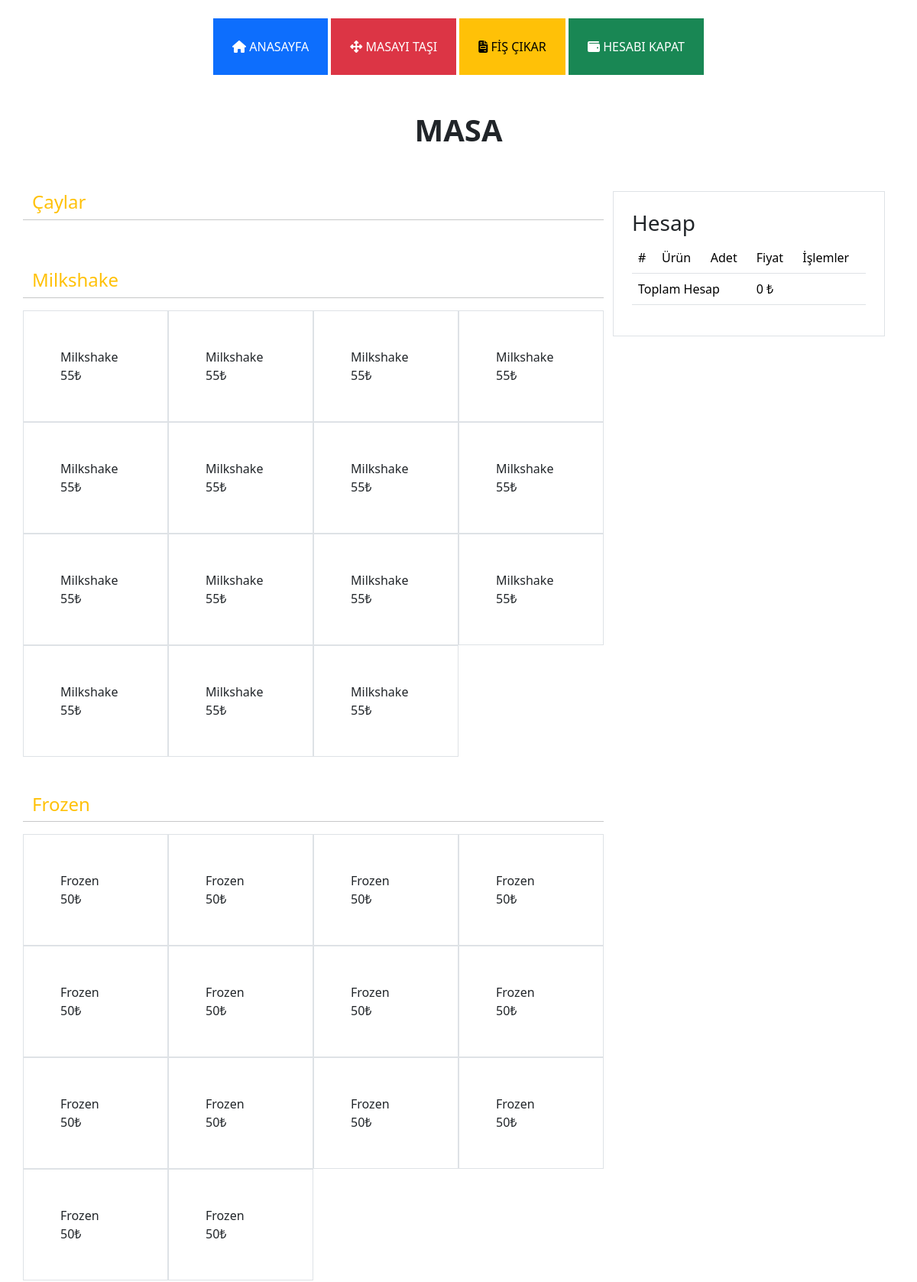
Screenshot of /interface/detail.php (upper part) with the database file from the repository.
### tables this page shows
CREATE TABLE `category` (
  `id` int(11) NOT NULL,
  `name` varchar(255) NOT NULL,
  `description` varchar(255) NOT NULL,
  `image` varchar(500) NOT NULL,
  `status` int(11) DEFAULT 1,
  `sira` int(11) DEFAULT NULL
);

CREATE TABLE `item` (
  `id` int(11) NOT NULL,
  `category_id` int(11) NOT NULL,
  `name` varchar(255) NOT NULL,
  `description` text NOT NULL,
  `price` varchar(200) NOT NULL,
  `image` varchar(500) NOT NULL,
  `status` int(11) NOT NULL DEFAULT 1 COMMENT '0 pasif 1 aktif'
);

### function.php (called while the page is built, shortened)
<?php
try {
	$db = new PDO("mysql:host=localhost;dbname=arcpos;charset=utf8", 'root', '');
} catch (PDOException $e) {
	echo $e->getMessage();
}
function tekveri($table, $row, $id)
{
	global $db;
	$data = $db->query("SELECT * FROM {$table} WHERE {$row} = '{$id}'")->fetch(PDO::FETCH_ASSOC);
	return $data;
}
function cokveri($table, $selects, $manuel)
{
	global $db;
	$data = $db->query("SELECT {$selects} FROM {$table} {$manuel}", PDO::FETCH_ASSOC);
	return $data;
}

### interface/detail.php (the view, shortened to what this page needs)
<?php
include_once 'header.php';
$masa = tekveri("masalar", "id", $_GET['id']);
$adisyon = tekveri("adisyonlar", "masa_id", $_GET['id']);
?>
<header class="text-center mt-4">
    <nav>
        <a class="btn btn-primary rounded-0 p-4" href="index.php"><i class="fa fa-home"></i> ANASAYFA</a>
        <a class="btn btn-danger rounded-0 p-4" href="#"><i class="fa fa-up-down-left-right"></i> MASAYI TAŞI</a>
        <a class="btn btn-warning rounded-0 p-4" href="javascript:void(0);" onclick="sendTableData()"><i class="fa fa-file-invoice"></i> FİŞ ÇIKAR</a>
        <a class="btn btn-success rounded-0 p-4" href="#"><i class="fa fa-wallet"></i> HESABI KAPAT</a>
    </nav>
</header>
<div class="container">
    <div class="row">
        <h1 class="text-center fw-bold mt-5">MASA <?= $masa['masa_kod'] ?></h1>
        <div class="col-8">
            <div class="row">
                <?php foreach (cokVeri("category", "*", "where status = 1") as $category) : ?>
                    <h4 class="text-warning mt-5"><?= $category['name'] ?></h4>
                    <hr>
                    <?php foreach (cokveri("item", "*", "where status = 1 AND category_id = {$category['id']}") as $row) : ?>
                        <a href="javascript:void(0)" class="border text-decoration-none text-dark p-5 col-3" onclick="addtocart(<?= $row['id'] ?>, <?= $adisyon['id'] ?>)">
                            <div>
                                <?= $row['name'] ?><br><?= $row['price'] . "₺" ?>
                            </div>
                        </a>
                    <?php endforeach; ?>
                <?php endforeach; ?>
            </div>
        </div>
        <div class="col-4 mt-5">
            <div class="border p-4">
                <h3>Hesap</h3>
                <div class="table-responsive">
                    <table class="table">
                        <thead>
                            <tr>
                                <td>#</td>
                                <td>Ürün</td>
                                <td>Adet</td>
                                <td>Fiyat</td>
                                <td>İşlemler</td>
                            </tr>
                        </thead>
                        <tbody>
                            <?php
                            $toplamFiyat = 0;
                            ?>
                        <tfoot>
                            <tr>
                                <td colspan="3">Toplam Hesap</td>
                                <td><?= $toplamFiyat ?> ₺</td>
                                <td></td>
                            </tr>
                        </tfoot>
                    </table>
                </div>
            </div>
        </div>
    </div>
</div>
<?php include_once 'footer.php' ?>

### interface/header.php (shortened to what this page needs)
<?php
include '../function.php';
?>
<!doctype html>
<html lang="en">
<head>
    <link href="https://cdn.jsdelivr.net/npm/bootstrap@5.3.1/dist/css/bootstrap.min.css" rel="stylesheet"
>
    <link rel="stylesheet" href="assets/style.css">
    <link rel="stylesheet" href="https://cdnjs.cloudflare.com/ajax/libs/font-awesome/6.4.2/css/all.min.css" />
</head>
<body>

### interface/footer.php (shortened to what this page needs)
</body>
</html>

### rows the page displays
category: name "Çaylar"
category: name "Milkshake"
item: name "Milkshake", price "55"
item: name "Milkshake", price "55"
item: name "Milkshake", price "55"
item: name "Milkshake", price "55"
item: name "Milkshake", price "55"
item: name "Milkshake", price "55"
item: name "Milkshake", price "55"
item: name "Milkshake", price "55"
item: name "Milkshake", price "55"
item: name "Milkshake", price "55"
item: name "Milkshake", price "55"
item: name "Milkshake", price "55"
item: name "Milkshake", price "55"
item: name "Milkshake", price "55"
item: name "Milkshake", price "55"
category: name "Frozen"
item: name "Frozen", price "50"
item: name "Frozen", price "50"
item: name "Frozen", price "50"
item: name "Frozen", price "50"
item: name "Frozen", price "50"
item: name "Frozen", price "50"
item: name "Frozen", price "50"
item: name "Frozen", price "50"
item: name "Frozen", price "50"
item: name "Frozen", price "50"
item: name "Frozen", price "50"
item: name "Frozen", price "50"
item: name "Frozen", price "50"
item: name "Frozen", price "50"

### other values shown
$toplamFiyat "0"
